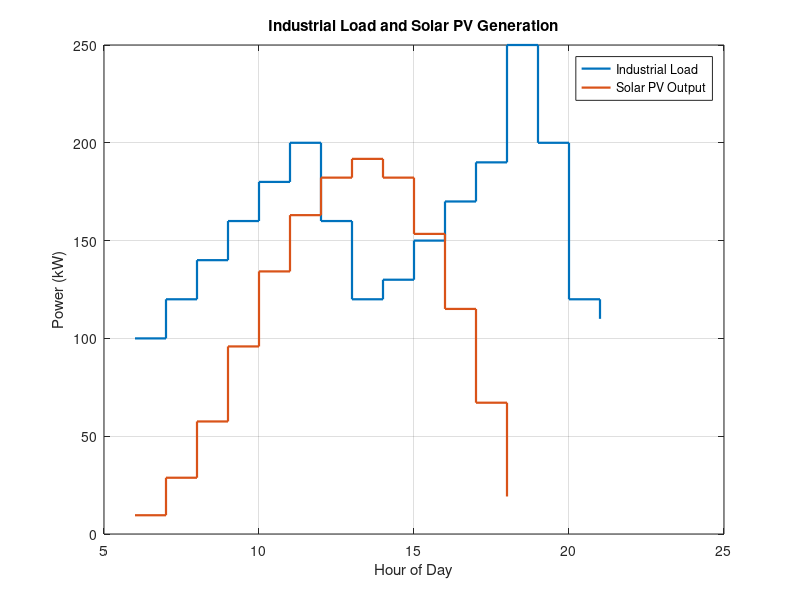

This chart was generated by the following MATLAB code:
%% 02 - Solar PV Generation and Load Comparison
% Synthetic normalized PV curve scaled to an assumed daily energy.
% This is not site-specific irradiance data.
clc; clear; close all;

load_kW = [100 120 140 160 180 200 160 120 130 150 170 190 250 200 120 110];
load_hours = 6:21;

PV_kWp = 350;
peak_sun_hours = 5;
performance_ratio = 0.80;
daily_PV_kWh = PV_kWp * peak_sun_hours * performance_ratio;
annual_PV_MWh = daily_PV_kWh * 365 / 1000;

solar_factor = [0.05 0.15 0.30 0.50 0.70 0.85 0.95 1.00 0.95 0.80 0.60 0.35 0.10];
solar_hours = 6:18;
PV_kW = solar_factor * daily_PV_kWh / sum(solar_factor);

figure('Name','Industrial Load and Solar PV Generation');
stairs(load_hours, load_kW, 'LineWidth', 1.6); hold on;
stairs(solar_hours, PV_kW, 'LineWidth', 1.6); hold off;
xlabel('Hour of Day'); ylabel('Power (kW)');
title('Industrial Load and Solar PV Generation');
legend('Industrial Load','Solar PV Output','Location','best');
grid on;

fprintf('\\nSOLAR PV ESTIMATE\\n');
fprintf('PV capacity                  : %.1f kWp\\n', PV_kWp);
fprintf('Estimated PV energy          : %.1f kWh/day\\n', daily_PV_kWh);
fprintf('Annualized PV energy         : %.1f MWh/year\\n', annual_PV_MWh);
